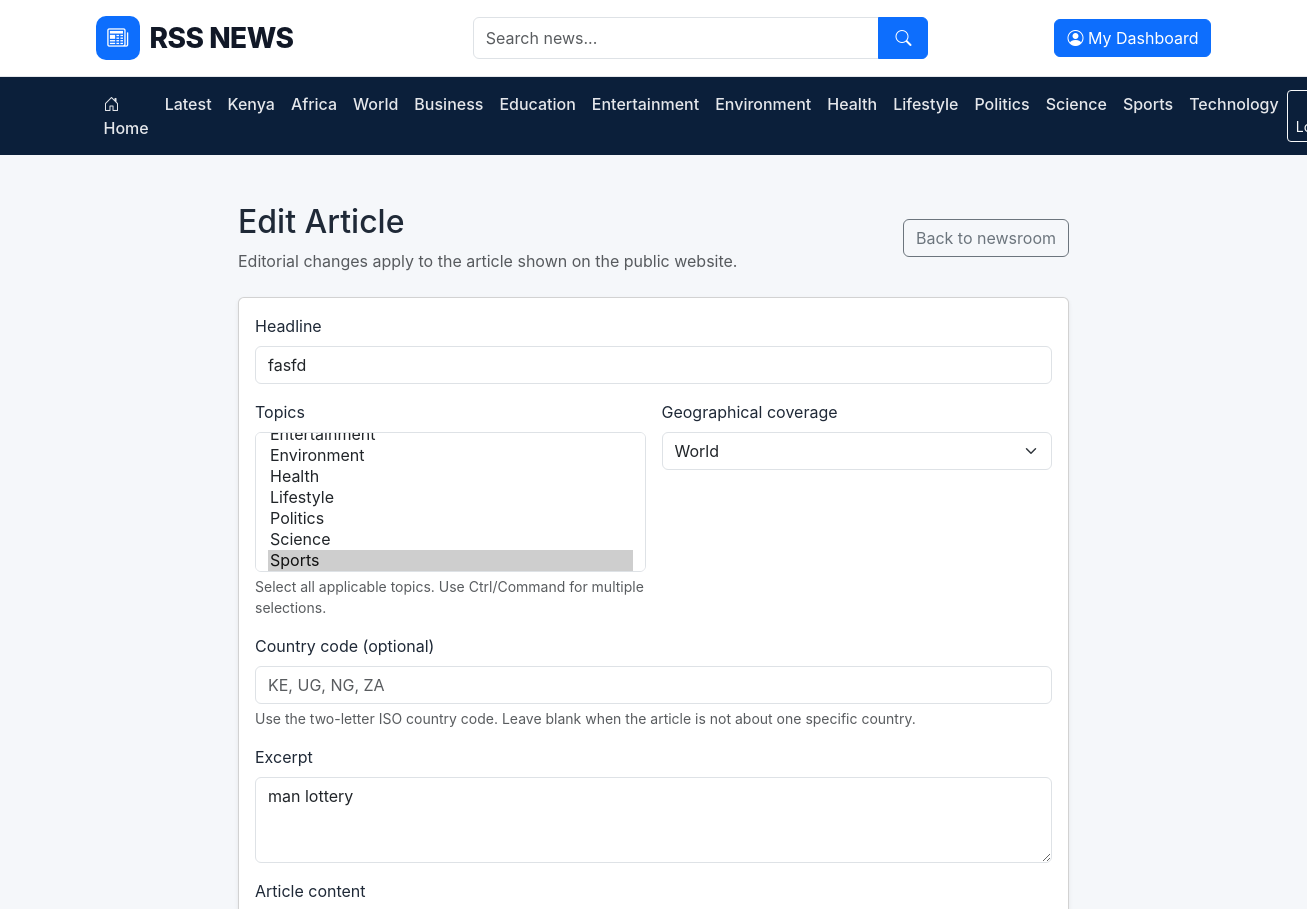
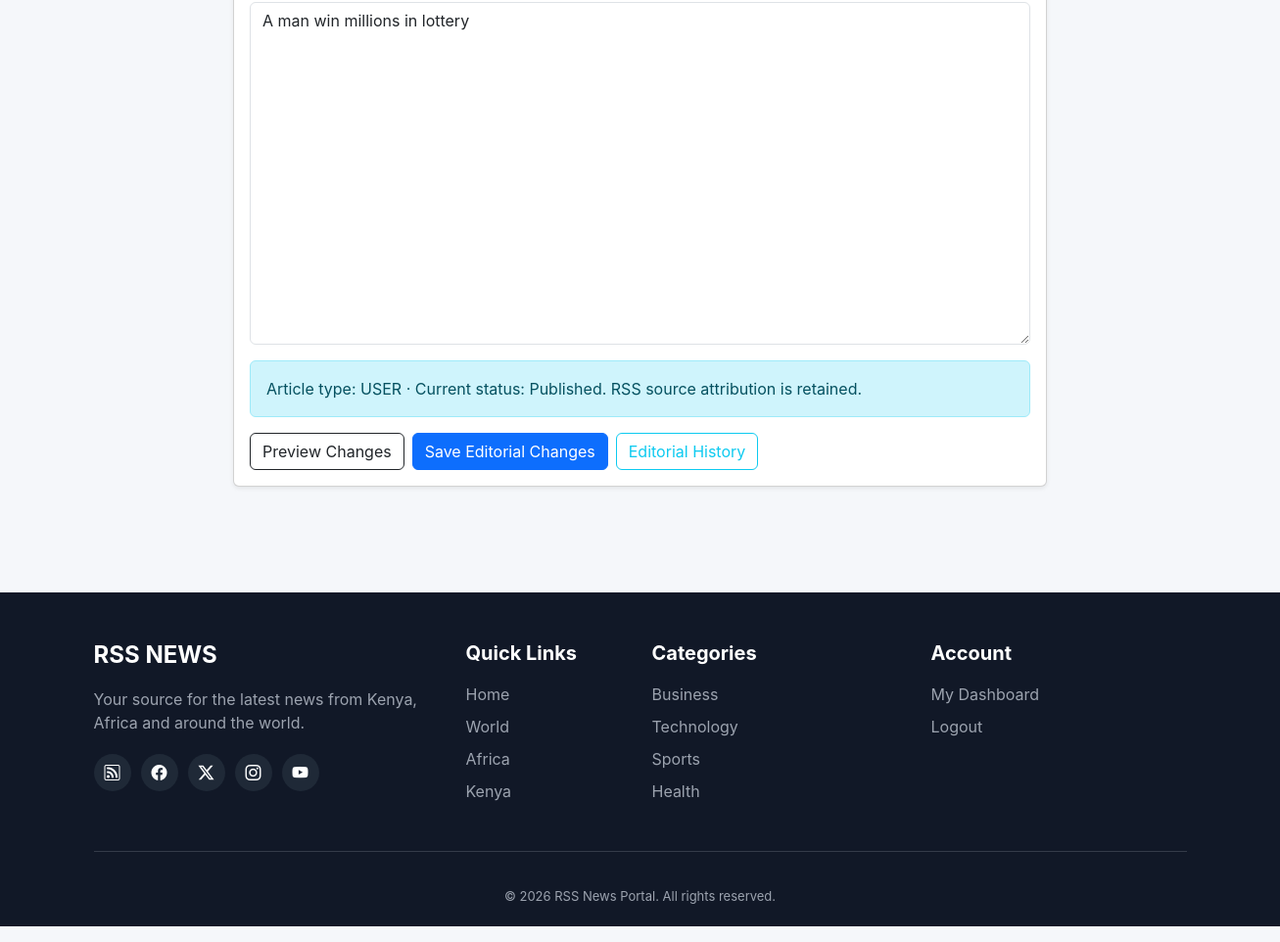
The page /admin/edit_article.php?id=2 (signed in) on the database its author committed (2 pictures, top to bottom).
### tables this page shows
CREATE TABLE `categories` (
  `id` int(10) UNSIGNED NOT NULL,
  `name` varchar(100) NOT NULL,
  `slug` varchar(150) NOT NULL,
  `description` varchar(255) DEFAULT NULL,
  `category_type` enum('topic','legacy_geo') NOT NULL DEFAULT 'topic',
  `status` enum('active','inactive') NOT NULL DEFAULT 'active',
  `created_at` timestamp NOT NULL DEFAULT current_timestamp(),
  `updated_at` timestamp NOT NULL DEFAULT current_timestamp() ON UPDATE current_timestamp()
);

CREATE TABLE `articles` (
  `id` int(10) UNSIGNED NOT NULL,
  `user_id` int(10) UNSIGNED DEFAULT NULL,
  `category_id` int(10) UNSIGNED DEFAULT NULL,
  `region` enum('kenya','africa','world') NOT NULL DEFAULT 'world',
  `country_code` char(2) DEFAULT NULL,
  `classification_confidence` decimal(5,2) DEFAULT NULL,
  `classification_source` enum('manual','rss_rules','author_review') NOT NULL DEFAULT 'manual',
  `classification_needs_review` tinyint(1) NOT NULL DEFAULT 0,
  `classification_notes` varchar(500) DEFAULT NULL,
  `is_featured` tinyint(1) NOT NULL DEFAULT 0,
  `is_breaking` tinyint(1) NOT NULL DEFAULT 0,
  `scheduled_at` datetime DEFAULT NULL,
  `rss_feed_id` int(10) UNSIGNED DEFAULT NULL,
  `title` varchar(255) NOT NULL,
  `slug` varchar(300) NOT NULL,
  `excerpt` text DEFAULT NULL,
  `content` longtext DEFAULT NULL,
  `featured_image` varchar(2048) DEFAULT NULL,
  `source_name` varchar(150) DEFAULT NULL,
  `source_url` varchar(2048) DEFAULT NULL,
  `article_type` enum('user','rss') NOT NULL DEFAULT 'user',
  `status` enum('draft','pending','published','rejected') NOT NULL DEFAULT 'draft',
  `published_at` datetime DEFAULT NULL,
  `created_at` timestamp NOT NULL DEFAULT current_timestamp(),
  `updated_at` timestamp NOT NULL DEFAULT current_timestamp() ON UPDATE current_timestamp(),
  `deleted_at` datetime DEFAULT NULL
);

### includes/functions.php (called while the page is built, shortened)
<?php
function e(mixed $value): string
{
    return htmlspecialchars((string) $value, ENT_QUOTES, 'UTF-8');
}
function url(string $path = ''): string
{
    return BASE_URL . '/' . ltrim($path, '/');
}
function categoryUrl(string $slug): string
{
    return url('category.php?slug=' . urlencode($slug));
}
function getArticleTopics(PDO $pdo, int $articleId): array
{
    $stmt = $pdo->prepare("SELECT c.id, c.name, c.slug FROM article_categories ac INNER JOIN categories c ON c.id=ac.category_id WHERE ac.article_id=? AND c.status='active' ORDER BY c.name");
    $stmt->execute([$articleId]);
    return $stmt->fetchAll(PDO::FETCH_ASSOC);
}

### includes/auth.php (called while the page is built, shortened)
<?php
require_once __DIR__ . '/functions.php';
function isLoggedIn(): bool
{
    return isset($_SESSION['user_id']);
}
function currentUserRole(): ?string
{
    return $_SESSION['user_role'] ?? null;
}

### admin/edit_article.php (the view, shortened to what this page needs)
<?php
require_once __DIR__ . '/../config/database.php';
require_once __DIR__ . '/../includes/functions.php';
require_once __DIR__ . '/../includes/auth.php';
$id = filter_input(INPUT_GET, 'id', FILTER_VALIDATE_INT) ?: filter_input(INPUT_POST, 'id', FILTER_VALIDATE_INT);
$stmt=$pdo->prepare("SELECT * FROM articles WHERE id=? AND deleted_at IS NULL LIMIT 1"); $stmt->execute([$id]); $article=$stmt->fetch();
$categories=$pdo->query("SELECT id,name FROM categories WHERE status='active' AND category_type='topic' ORDER BY name")->fetchAll();
$selectedCategoryIds=array_map('intval',array_column(getArticleTopics($pdo,(int)$id),'id'));
$title=$article['title']; $excerpt=$article['excerpt']??''; $content=$article['content']??''; $categoryId=(string)($article['category_id']??''); $region=$article['region']??'world'; $countryCode=$article['country_code']??'';
$pageTitle='Edit Article'; require_once __DIR__.'/../includes/header.php';
?>
<div class="container py-5"><div class="row justify-content-center"><div class="col-lg-9">
<div class="d-flex justify-content-between align-items-center mb-4"><div><h1 class="h2">Edit Article</h1><p class="text-muted mb-0">Editorial changes apply to the article shown on the public website.</p></div><a class="btn btn-outline-secondary" href="<?= e(url('admin/articles.php')) ?>">Back to newsroom</a></div>
<form method="post" class="card card-body shadow-sm"><?= csrfField() ?><input type="hidden" name="id" value="<?= (int)$id ?>">
<div class="mb-3"><label class="form-label">Headline</label><input class="form-control" name="title" maxlength="255" value="<?= e($title) ?>" required></div>
<div class="row g-3 mb-3"><div class="col-md-6"><label class="form-label">Topics</label><select class="form-select" name="category_ids[]" multiple size="6" required><?php foreach($categories as $cat): ?><option value="<?= (int)$cat['id'] ?>" <?= in_array((int)$cat['id'],$selectedCategoryIds,true)?'selected':'' ?>><?= e($cat['name']) ?></option><?php endforeach; ?></select><div class="form-text">Select all applicable topics. Use Ctrl/Command for multiple selections.</div></div><div class="col-md-6"><label class="form-label">Geographical coverage</label><select class="form-select" name="region"><option value="kenya" <?= $region==='kenya'?'selected':'' ?>>Kenya</option><option value="africa" <?= $region==='africa'?'selected':'' ?>>Africa</option><option value="world" <?= $region==='world'?'selected':'' ?>>World</option></select></div></div>
<div class="mb-3"><label class="form-label">Country code (optional)</label><input class="form-control" name="country_code" maxlength="2" pattern="[A-Za-z]{2}" value="<?= e($countryCode) ?>" placeholder="KE, UG, NG, ZA"><div class="form-text">Use the two-letter ISO country code. Leave blank when the article is not about one specific country.</div></div>
<div class="mb-3"><label class="form-label">Excerpt</label><textarea class="form-control" rows="3" name="excerpt"><?= e($excerpt) ?></textarea></div>
<div class="mb-3"><label class="form-label">Article content</label><textarea class="form-control" rows="14" name="content" required><?= e($content) ?></textarea></div>
<div class="alert alert-info">Article type: <?= e(strtoupper($article['article_type'])) ?> · Current status: <?= e(ucfirst($article['status'])) ?>. RSS source attribution is retained.</div>
<div class="d-flex flex-wrap gap-2"><button class="btn btn-outline-dark" type="submit" formaction="<?= e(url('user/preview_article.php')) ?>" formtarget="_blank">Preview Changes</button><button class="btn btn-primary" type="submit">Save Editorial Changes</button><a class="btn btn-outline-info" href="<?= e(url('admin/article_history.php?id='.$id)) ?>">Editorial History</a></div></form>
</div></div></div>
<?php require_once __DIR__.'/../includes/footer.php'; ?>

### includes/header.php (shortened to what this page needs)
<?php
require_once __DIR__ . '/functions.php';
require_once __DIR__ . '/auth.php';
require_once __DIR__ . '/../config/database.php';
$loggedIn = isLoggedIn();
$userRole = currentUserRole();
$dashboardPath = $userRole === 'admin' ? 'admin/index.php' : ($userRole === 'author' ? 'admin/articles.php' : 'user/dashboard.php');
?>
<!DOCTYPE html>
<html lang="en">
<head>
    <link href="https://cdn.jsdelivr.net/npm/bootstrap@5.3.3/dist/css/bootstrap.min.css" rel="stylesheet">
    <link href="https://cdn.jsdelivr.net/npm/bootstrap-icons@1.11.3/font/bootstrap-icons.css" rel="stylesheet">
    <link rel="stylesheet" href="<?= e(url('assets/css/style.css')) ?>">
</head>
<body>
<header class="main-header">
    <div class="container">
        <div class="row align-items-center py-3 g-3">
            <div class="col-lg-4 col-md-5">
                <a href="<?= e(url('index.php')) ?>" class="site-logo text-decoration-none">
                    <span class="logo-icon"><i class="bi bi-newspaper"></i></span>
                    <span>RSS NEWS</span>
                </a>
            </div>
            <div class="col-lg-5 col-md-7">
                <form action="<?= e(url('search.php')) ?>" method="GET" class="search-form">
                    <div class="input-group">
                        <input type="search" name="q" class="form-control"
                               placeholder="Search news..." required
                               value="<?= e($_GET['q'] ?? '') ?>">
                        <button class="btn btn-primary" type="submit" aria-label="Search">
                            <i class="bi bi-search"></i>
                        </button>
                    </div>
                </form>
            </div>
            <div class="col-lg-3 text-lg-end">
                <?php if ($loggedIn): ?>
                    <a href="<?= e(url($dashboardPath)) ?>" class="btn btn-primary">
                        <i class="bi bi-person-circle"></i> My Dashboard
                    </a>
                <?php else: ?>
                    <a href="<?= e(url('register.php')) ?>" class="btn btn-primary">
                        <i class="bi bi-person-plus"></i> Join Us
                    </a>
                <?php endif; ?>
            </div>
        </div>
    </div>
</header>
<nav class="navbar navbar-expand-lg navbar-dark main-navbar">
    <div class="container">
        <div class="collapse navbar-collapse" id="mainNavigation">
            <?php
            $navigationCategories = [];
            try {
                $navigationStmt = $pdo->query("
                    SELECT name, slug
                    FROM categories
                    WHERE status = 'active'
                      AND category_type = 'topic'
                      AND slug NOT IN ('kenya', 'africa', 'world')
                    ORDER BY name ASC
                    LIMIT 12
                ");
                $navigationCategories = $navigationStmt->fetchAll(PDO::FETCH_ASSOC);
            } catch (Throwable $navigationError) {
                error_log('Navigation categories error: ' . $navigationError->getMessage());
            }
            ?>
            <ul class="navbar-nav me-auto mb-2 mb-lg-0">
                <li class="nav-item"><a class="nav-link" href="<?= e(url('index.php')) ?>"><i class="bi bi-house-door"></i> Home</a></li>
                <li class="nav-item"><a class="nav-link" href="<?= e(url('latest.php')) ?>">Latest</a></li>
                <li class="nav-item"><a class="nav-link" href="<?= e(url('latest.php?region=kenya')) ?>">Kenya</a></li>
                <li class="nav-item"><a class="nav-link" href="<?= e(url('latest.php?region=africa')) ?>">Africa</a></li>
                <li class="nav-item"><a class="nav-link" href="<?= e(url('latest.php?region=world')) ?>">World</a></li>
                <?php foreach ($navigationCategories as $navigationCategory): ?>
                    <li class="nav-item">
                        <a class="nav-link" href="<?= e(categoryUrl($navigationCategory['slug'])) ?>">
                            <?= e($navigationCategory['name']) ?>
                        </a>
                    </li>
                <?php endforeach; ?>
            </ul>
            <div class="d-flex gap-2">
                <?php if ($loggedIn): ?>
                    <a href="<?= e(url('logout.php')) ?>" class="btn btn-outline-light btn-sm">
                        <i class="bi bi-box-arrow-right"></i> Logout
                    </a>
                <?php else: ?>
                    <a href="<?= e(url('login.php')) ?>" class="btn btn-outline-light btn-sm">
                        <i class="bi bi-person"></i> Login
                    </a>
                <?php endif; ?>
            </div>
        </div>
    </div>
</nav>
<main>

### assets/css/style.css (style rules this page uses)
:root { --primary: #0d6efd; --primary-dark: #084298; --dark: #111827; --light: #f5f7fa; --border: #e5e7eb; --text: #1f2937; --muted: #6b7280; }
* { box-sizing: border-box; }
body { margin: 0; background: var(--light); color: var(--text); font-family: -apple-system, BlinkMacSystemFont, "Segoe UI", Roboto, Arial, sans-serif; }
.main-header { background: white; border-bottom: 1px solid var(--border); }
.site-logo { display: inline-flex; align-items: center; gap: 10px; text-decoration: none; color: var(--dark); font-size: 28px; font-weight: 800; letter-spacing: -0.5px; }
.logo-icon { width: 44px; height: 44px; display: inline-flex; align-items: center; justify-content: center; background: var(--primary); color: white; border-radius: 10px; font-size: 21px; }
.search-form .form-control { border-radius: 6px 0 0 6px; min-height: 42px; }
.search-form .btn { min-width: 50px; }
.main-navbar { background: #0b1f3a; padding: 0; }
.main-navbar .nav-link { color: #e5e7eb; font-weight: 500; padding: 15px 13px; }
main { min-height: 600px; }

### rows shown on the page
categories: name "Business"
categories: name "Education"
categories: name "Entertainment", $cat['id'] 9 (drawn)
categories: name "Environment", $cat['id'] 13 (drawn)
categories: name "Health", $cat['id'] 8 (drawn)
categories: name "Lifestyle", $cat['id'] 12 (drawn)
categories: name "Politics", $cat['id'] 4 (drawn)
categories: name "Science", $cat['id'] 11 (drawn)
categories: name "Sports"
categories: name "Technology", $cat['id'] 6 (drawn)
articles: title "fasfd", region "World", excerpt "man lottery", content "A man win millions in lottery", article_type "USER", status "Published"

### other values the page prints
form field value "Environment / Health / Lifestyle / Politics / Science / Sports ☑"
